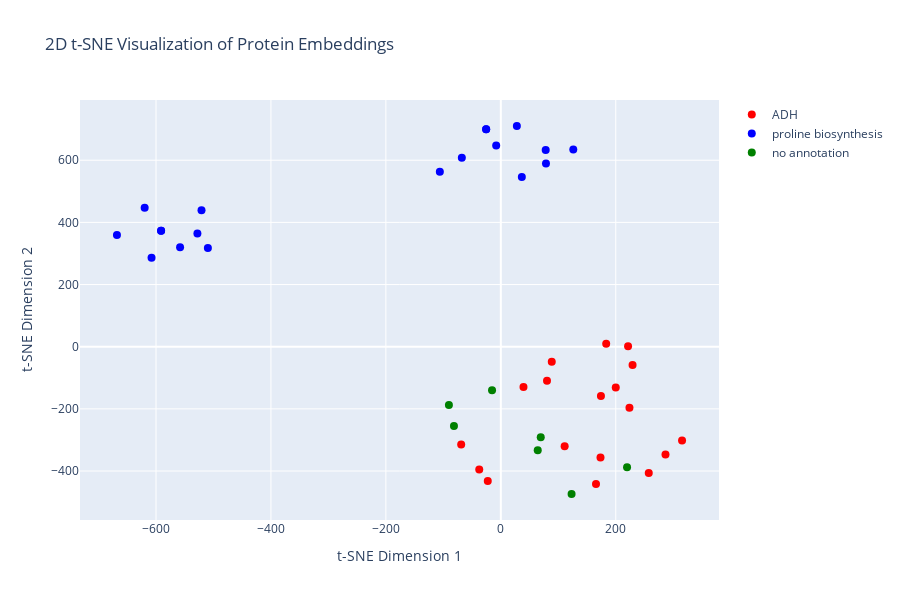

Notebook source saved alongside this figure:
### Markdown cell above
# Embeddings

### Code cell
import numpy as np
from sklearn.manifold import TSNE
import plotly.graph_objects as go

# Annotations of interest (Alcohol dehydrogenase annotation and proline biosynthesis annotation --> two different protein families)
adh_go_id = "GO:0004022"
ploline_biosynthesis_go_id = "GO:0055129"

# Query to get all proteins with embeddings and get the label based on the annotations
query = """
MATCH (p:Protein)
OPTIONAL MATCH (p)-[:ASSOCIATED_WITH]-(g:GOAnnotation)
WITH p, collect(g.go_id) AS go_ids
RETURN p.accession_id AS protein_id, 
       p.embedding AS embedding,
       CASE 
           WHEN 'GO:0055129' IN go_ids THEN 'proline biosynthesis'
           WHEN 'GO:0004022' IN go_ids THEN 'ADH'
           ELSE 'no annotation'
       END AS label
"""

result = eedb.db.execute_read(query)

# Prepare data for visualization
data = dict(
    protein_id=[],
    embedding=[],
    label=[],
)
for record in result:
    data["protein_id"].append(record["protein_id"])
    data["embedding"].append(record["embedding"])
    data["label"].append(record["label"])

protein_ids, embeddings, labels = (
    data["protein_id"],
    np.array(data["embedding"]),
    data["label"],
)

colors = []
for label in labels:
    if label == "ADH":
        colors.append("red")
    elif label == "proline biosynthesis":
        colors.append("blue")
    else:
        colors.append("green")

hover_texts = [
    "<br>".join(
        [
            f"{key}: {value}"
            for key, value in Protein.nodes.get(
                accession_id=protein_id
            ).__dict__.items()
            if key
            in [
                "accession_id",
                "mol_weight",
                "ec_number",
                "seq_length",
                "mol_weight",
                "name",
            ]
        ]
    )
    for protein_id in protein_ids
]


# Apply t-SNE to Reduce Embeddings to 2D
tsne = TSNE(n_components=2, random_state=42, perplexity=5, max_iter=3000)
embeddings_2d = tsne.fit_transform(embeddings)

unique_labels = set(labels)  # Find the unique labels
traces = []

for label in unique_labels:
    indices = [i for i, l in enumerate(labels) if l == label]
    trace = go.Scatter(
        x=[embeddings_2d[i, 0] for i in indices],
        y=[embeddings_2d[i, 1] for i in indices],
        mode="markers",
        marker=dict(
            size=8,
            color=colors[indices[0]],
        ),
        name=label,
        text=[hover_texts[i] for i in indices],
    )
    traces.append(trace)

layout = go.Layout(
    title="2D t-SNE Visualization of Protein Embeddings",
    xaxis_title="t-SNE Dimension 1",
    yaxis_title="t-SNE Dimension 2",
    width=900,
    height=600,
)

fig = go.Figure(data=traces, layout=layout)

fig.show()

### Figure 1 — Plotly figure (JSON) as saved in the notebook; plotly's stock layout.template omitted (floating-point values rounded to 4 significant figures)
{"data": [{"marker": {"color": "red", "size": 8}, "mode": "markers", "name": "ADH", "text": ["accession_id: A0A1X7R1I9<br>name: alcohol dehydrogenase<br>seq_length: 348<br>mol_weight: 36784.0<br>ec_number: 1.1.1.1", "accession_id: C5DNB7<br>name: alcohol dehydrogenase<br>seq_length: 351<br>mol_weight: 37069.0<br>ec_number: 1.1.1.1", "accession_id: J8Q680<br>name: alcohol dehydrogenase<br>seq_length: 348<br>mol_weight: 36673.0<br>ec_number: 1.1.1.1", "accession_id: Q6FQA4<br>name: alcohol dehydrogenase<br>seq_length: 352<br>mol_weight: 37545.0<br>ec_number: 1.1.1.1", "accession_id: A0A7H9HSD9<br>name: alcohol dehydrogenase<br>seq_length: 348<br>mol_weight: 36974.0<br>ec_number: 1.1.1.1", "accession_id: C5DHM6<br>name: alcohol dehydrogenase<br>seq_length: 348<br>mol_weight: 36599.0<br>ec_number: 1.1.1.1", "accession_id: P20369<br>name: Alcohol dehydrogenase 1<br>seq_length: 350<br>mol_weight: 37261.0<br>ec_number: 1.1.1.1", "accession_id: Q757I1<br>name: alcohol dehydrogenase<br>seq_length: 351<br>mol_weight: 37158.0<br>ec_number: 1.1.1.1", "accession_id: Q9P4C2<br>name: Alcohol dehydrogenase 2<br>seq_length: 348<br>mol_weight: 36968.0<br>ec_number: 1.1.1.1", "accession_id: A0A1G4JJF2<br>name: alcohol dehydrogenase<br>seq_length: 351<br>mol_weight: 37147.0<br>ec_number: 1.1.1.1", "accession_id: A0A1G4KF85<br>name: alcohol dehydrogenase<br>seq_length: 351<br>mol_weight: 37390.0<br>ec_number: 1.1.1.1", "accession_id: A0A1G4M9V8<br>name: alcohol dehydrogenase<br>seq_length: 351<br>mol_weight: 37261.0<br>ec_number: 1.1.1.1", "accession_id: G0W4V9<br>name: alcohol dehydrogenase<br>seq_length: 351<br>mol_weight: 37144.0<br>ec_number: 1.1.1.1", "accession_id: H2AXS6<br>name: alcohol dehydrogenase<br>seq_length: 351<br>mol_weight: 37171.0<br>ec_number: 1.1.1.1", "accession_id: P00331<br>name: Alcohol dehydrogenase 2<br>seq_length: 348<br>mol_weight: 36732.0<br>ec_number: 1.1.1.1", "accession_id: A0A1G4MBD6<br>name: alcohol dehydrogenase<br>seq_length: 351<br>mol_weight: 37009.0<br>ec_number: 1.1.1.1", "accession_id: G0VK69<br>name: alcohol dehydrogenase<br>seq_length: 351<br>mol_weight: 37045.0<br>ec_number: 1.1.1.1", "accession_id: P00330<br>name: Alcohol dehydrogenase 1<br>seq_length: 348<br>mol_weight: 36849.0<br>ec_number: 1.1.1.1"], "type": "scatter", "x": [-22.7, 80.37, 257.4, 183.4, 165.6, 286.6, 221.4, 315.4, 229.3, 88.65, -68.97, 200.0, 223.9, 39.45, 173.5, 174.2, -37.53, 111.1], "y": [-431.7, -109.8, -406.0, 9.193, -442.1, -347.0, 1.587, -301.6, -58.89, -48.45, -314.6, -131.2, -196.2, -129.4, -356.7, -158.4, -395.3, -320.3]}, {"marker": {"color": "blue", "size": 8}, "mode": "markers", "name": "proline biosynthesis", "text": ["accession_id: A0A8C6GQ10<br>name: Ornithine aminotransferase<br>seq_length: 439<br>mol_weight: 48314.0<br>ec_number: 2.6.1.13", "accession_id: Q3ZCF5<br>name: Ornithine aminotransferase, mitochondrial<br>seq_length: 439<br>mol_weight: 48075.0<br>ec_number: 2.6.1.13", "accession_id: A0A8C6HVU6<br>name: Ornithine aminotransferase<br>seq_length: 439<br>mol_weight: 48370.0<br>ec_number: 2.6.1.13", "accession_id: G3HVE0<br>name: Ornithine aminotransferase<br>seq_length: 439<br>mol_weight: 48431.0<br>ec_number: 2.6.1.13", "accession_id: A0A6P3IYQ1<br>name: Ornithine aminotransferase<br>seq_length: 439<br>mol_weight: 48104.0<br>ec_number: 2.6.1.13", "accession_id: A0A1U7QEB0<br>name: Ornithine aminotransferase<br>seq_length: 439<br>mol_weight: 48328.0<br>ec_number: 2.6.1.13", "accession_id: A0A8B9YUY7<br>name: Ornithine aminotransferase<br>seq_length: 439<br>mol_weight: 48104.0<br>ec_number: 2.6.1.13", "accession_id: A0A8C6W4W5<br>name: Ornithine aminotransferase<br>seq_length: 439<br>mol_weight: 48284.0<br>ec_number: 2.6.1.13", "accession_id: A0A8J6G992<br>name: Ornithine aminotransferase<br>seq_length: 439<br>mol_weight: 48239.0<br>ec_number: 2.6.1.13", "accession_id: L8I4V3<br>name: Ornithine aminotransferase<br>seq_length: 439<br>mol_weight: 48104.0<br>ec_number: 2.6.1.13", "accession_id: A0A6I9L5L6<br>name: Ornithine aminotransferase<br>seq_length: 439<br>mol_weight: 48331.0<br>ec_number: 2.6.1.13", "accession_id: A0A452EKJ3<br>name: Ornithine aminotransferase<br>seq_length: 439<br>mol_weight: 48132.0<br>ec_number: 2.6.1.13", "accession_id: A0A5J5MK22<br>name: Ornithine aminotransferase<br>seq_length: 439<br>mol_weight: 48074.0<br>ec_number: 2.6.1.13", "accession_id: A0A851UXD9<br>name: Ornithine aminotransferase<br>seq_length: 439<br>mol_weight: 48355.0<br>ec_number: 2.6.1.13", "accession_id: P04182<br>name: Ornithine aminotransferase, mitochondrial<br>seq_length: 439<br>mol_weight: 48333.0<br>ec_number: 2.6.1.13", "accession_id: A0A6J0Y425<br>name: Ornithine aminotransferase<br>seq_length: 439<br>mol_weight: 48090.0<br>ec_number: 2.6.1.13", "accession_id: P29758<br>name: Ornithine aminotransferase, mitochondrial<br>seq_length: 439<br>mol_weight: 48355.0<br>ec_number: 2.6.1.13", "accession_id: A0A6P5B7Q0<br>name: Ornithine aminotransferase<br>seq_length: 439<br>mol_weight: 48118.0<br>ec_number: 2.6.1.13", "accession_id: F1MYG0<br>name: Ornithine aminotransferase<br>seq_length: 439<br>mol_weight: 48118.0<br>ec_number: 2.6.1.13"], "type": "scatter", "x": [27.92, -619.7, -8.047, 36.59, -528.0, 78.6, -509.7, -106.1, 126.1, -558.1, 78.11, -668.0, -520.8, -25.52, -67.83, -607.7, -25.52, -591.1, -591.1], "y": [710.1, 447.2, 647.2, 546.4, 364.6, 589.5, 317.5, 563.0, 634.7, 320.2, 633.0, 359.8, 439.4, 699.8, 607.7, 286.5, 699.8, 372.8, 372.8]}, {"marker": {"color": "green", "size": 8}, "mode": "markers", "name": "no annotation", "text": ["accession_id: J5PRJ1<br>name: alcohol dehydrogenase<br>seq_length: 348<br>mol_weight: 36645.0<br>ec_number: 1.1.1.1", "accession_id: Q6QDP7<br>name: Cyclic AMP-responsive element-binding protein 3-like protein 2<br>seq_length: 521<br>mol_weight: 57379.0<br>ec_number: None", "accession_id: A0A7H9HSJ3<br>name: alcohol dehydrogenase<br>seq_length: 350<br>mol_weight: 36998.0<br>ec_number: 1.1.1.1", "accession_id: G8ZTZ5<br>name: alcohol dehydrogenase<br>seq_length: 351<br>mol_weight: 37303.0<br>ec_number: 1.1.1.1", "accession_id: A0AA35J9C9<br>name: alcohol dehydrogenase<br>seq_length: 348<br>mol_weight: 36808.0<br>ec_number: 1.1.1.1", "accession_id: J8LIG6<br>name: alcohol dehydrogenase<br>seq_length: 348<br>mol_weight: 36765.0<br>ec_number: 1.1.1.1", "accession_id: J7SA96<br>name: alcohol dehydrogenase<br>seq_length: 350<br>mol_weight: 37091.0<br>ec_number: 1.1.1.1"], "type": "scatter", "x": [219.7, -90.3, 123.2, -81.53, 64.24, 69.48, -15.25], "y": [-388.0, -187.5, -473.9, -255.1, -333.6, -291.2, -139.8]}], "layout": {"height": 600, "title": {"text": "2D t-SNE Visualization of Protein Embeddings"}, "width": 900, "xaxis": {"title": {"text": "t-SNE Dimension 1"}}, "yaxis": {"title": {"text": "t-SNE Dimension 2"}}}}
